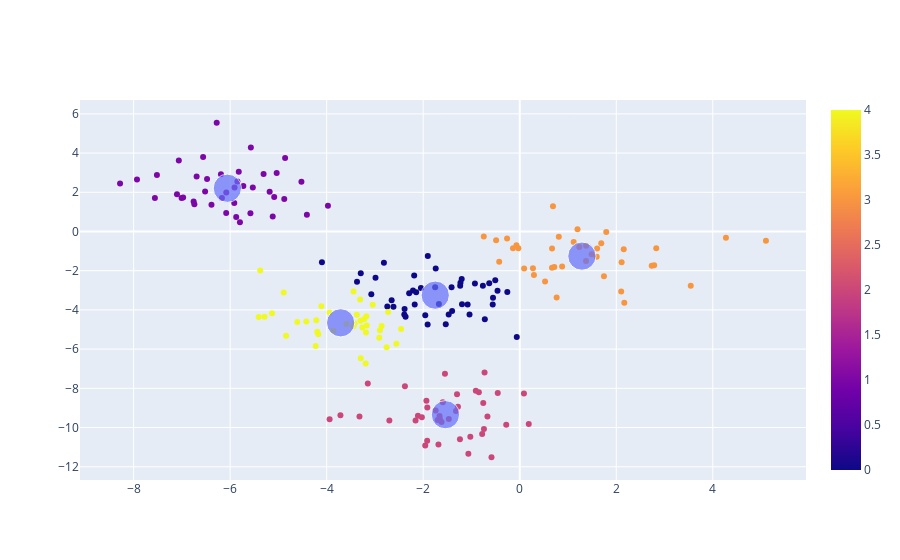

This figure's notebook cell:
### Code cell
grath_1 = px.scatter(x =x_random[:,0], y = x_random[:,1], color = labels)
grath_2 = px.scatter(x =center_clusters[:,0], y = center_clusters[:,1], size = [2,2,2,2,2])
grath_3 = go.Figure(data = grath_1.data + grath_2.data)
grath_3.show()

### Figure 1 — Plotly figure (JSON) as saved in the notebook; plotly's stock layout.template omitted (floating-point values rounded to 4 significant figures; data arrays with more than 128 entries replaced by an {"elided": "..."} marker saying what was removed)
{"data": [{"hovertemplate": "x=%{x}<br>y=%{y}<br>color=%{marker.color}<extra></extra>", "legendgroup": "", "marker": {"color": {"elided": "200 int values"}, "coloraxis": "coloraxis", "symbol": "circle"}, "mode": "markers", "name": "", "orientation": "v", "showlegend": false, "type": "scatter", "x": {"elided": "200 float values"}, "xaxis": "x", "y": {"elided": "200 float values"}, "yaxis": "y"}, {"hovertemplate": "x=%{x}<br>y=%{y}<br>size=%{marker.size}<extra></extra>", "legendgroup": "", "marker": {"color": "#636efa", "size": [2, 2, 2, 2, 2], "sizemode": "area", "sizeref": 0.005, "symbol": "circle"}, "mode": "markers", "name": "", "orientation": "v", "showlegend": false, "type": "scatter", "x": [-1.751, -6.058, -1.54, 1.288, -3.71], "xaxis": "x", "y": [-3.247, 2.206, -9.345, -1.256, -4.659], "yaxis": "y"}], "layout": {}}
